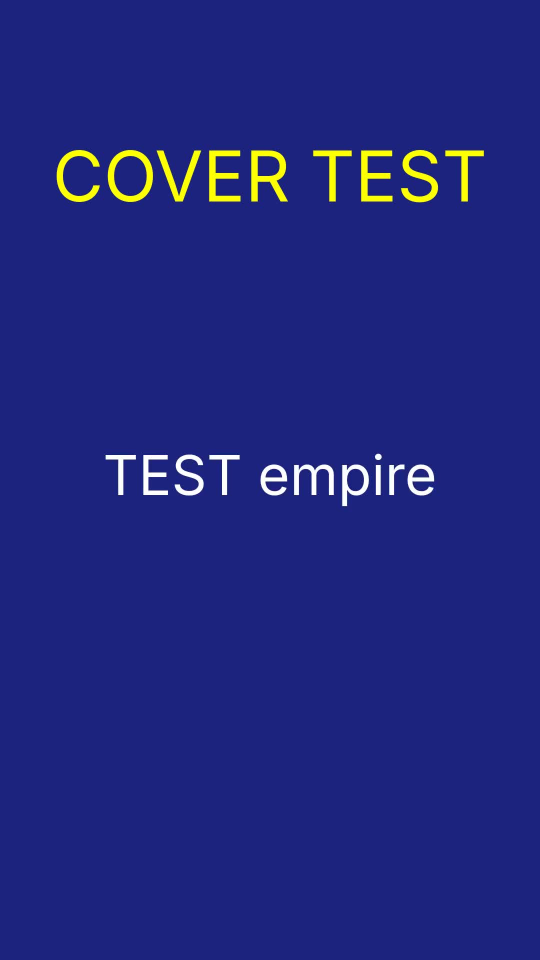
#> input picture videos/empire/2026-11-19_0500.jpg, 1080 x 1920 px (shown at 1/2 size)
$ python -i render_b.py   (imports and definitions only)
#> lines starting #> are read from the running program, lines starting #| are printed output that depends on the picture
import json, subprocess, numpy as np, sys
from PIL import Image, ImageDraw, ImageFont, ImageFilter, ImageEnhance
W,H,FPS=720,1280,30
F="/home/claude/oto-yukleme/assets/fonts/montserrat-latin-900.ttf"
BV=sys.argv[4] if len(sys.argv)>4 else '0.1'
# [1 line not run here, left out]
# [1 line that did not run here, left out]
import os
# [1 line not run here, left out]
# [1 line that did not run here, left out]
groups=[];cur=[]
_f=ImageFont.truetype(F,58)
# [6 lines not run here, left out]
gof={k:g for g in groups for k in g}
def prep(n):
#> called with n = '../videos/empire/2026-11-19_0500.jpg'
    im=ImageEnhance.Contrast(Image.open(n).convert('RGB')).enhance(1.12)
    s=max(W/im.width,H/im.height); bg=im.resize((int(im.width*s)+2,int(im.height*s)+2)).crop((0,0,W,H)).filter(ImageFilter.GaussianBlur(28))
#> after `s = max(W / im.width, H / im.height)`: s = 0.667
#> after `bg = im.resize((int(im.width * s) + 2, int(im.height * s) + 2)).crop((`:
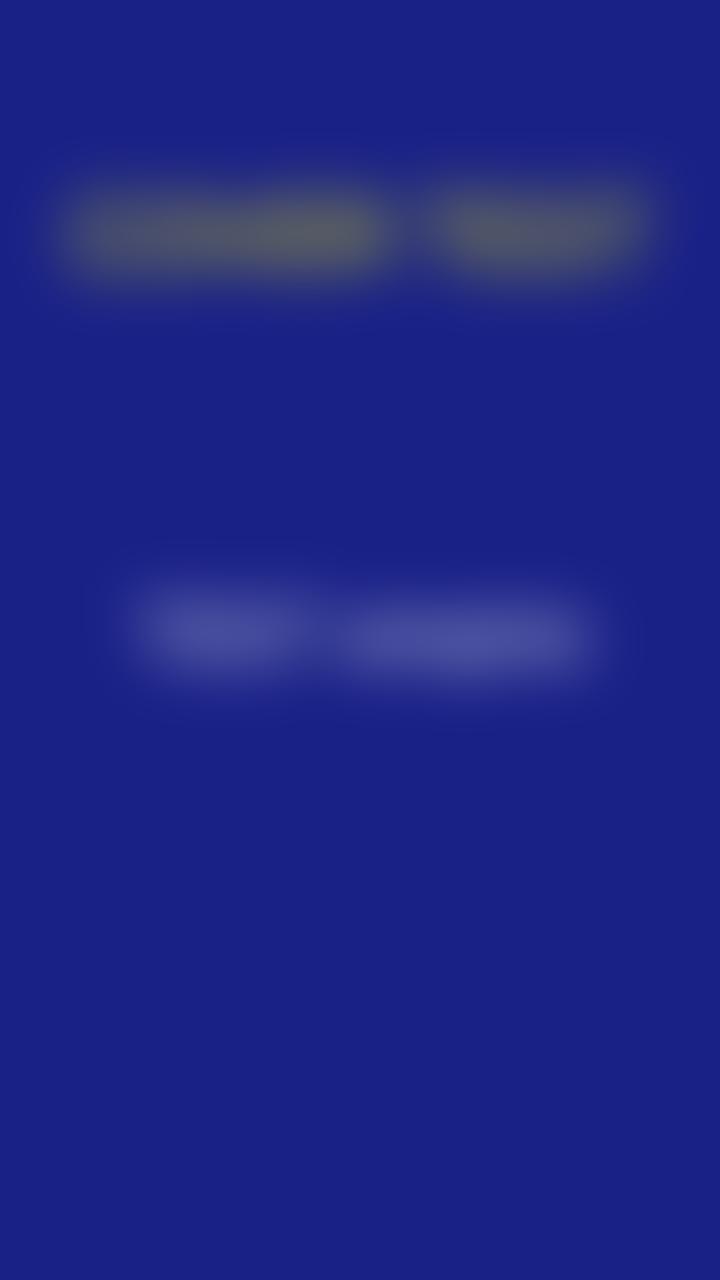
#> bg: PIL image 720x1280 RGB; mean R, G, B 29.5, 37.4, 134.1
    bg=ImageEnhance.Brightness(bg).enhance(0.45)
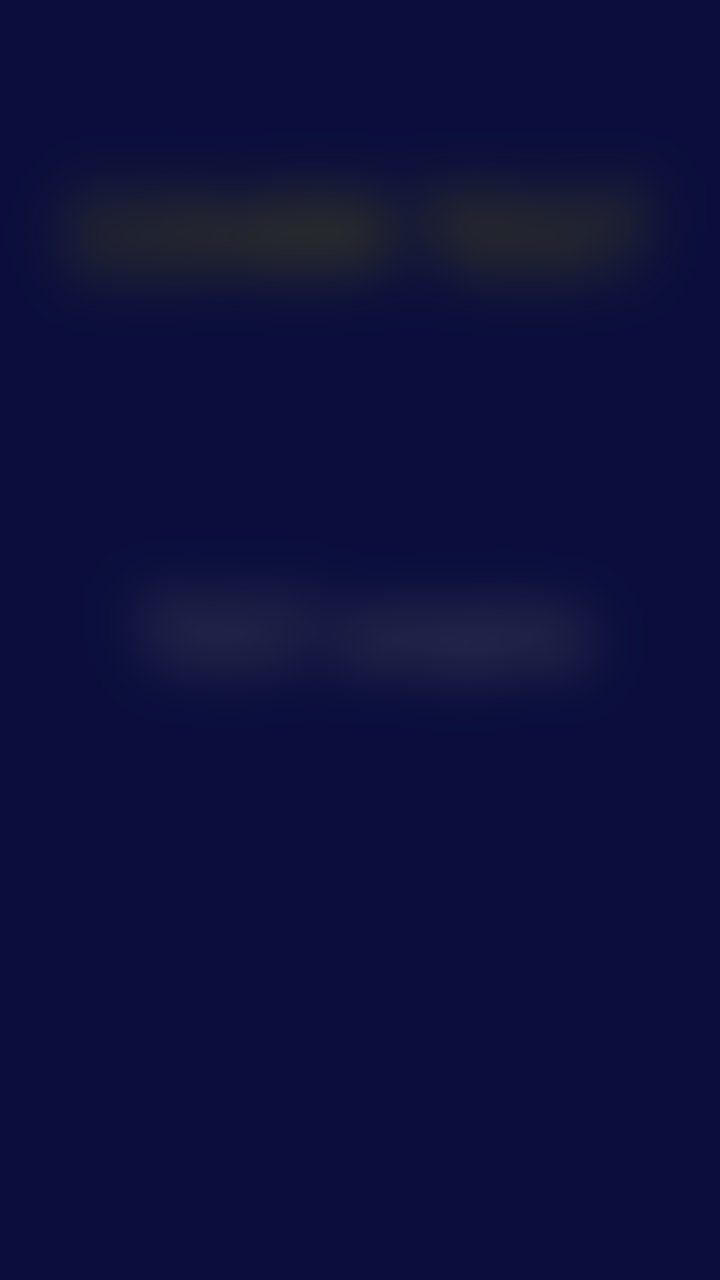
#> bg: PIL image 720x1280 RGB; mean R, G, B 13, 16.1, 59.7
    return im,bg
# [1 line that did not run here, left out]
fb=ImageFont.truetype(F,58); fl=ImageFont.truetype(F,34); rng=np.random.default_rng(1)
BOX_W=680; BOX_Y=250
def shot_img(name,a,b,t):
    im,bg=P[name]; p=(t-a)/max(b-a,0.1); z=1.0+0.08*p
    bh=int(BOX_W*min(im.height/im.width,0.9)); cw,ch=im.width/z,im.width/z*bh/BOX_W
    x0=(im.width-cw)/2; y0=max(0,min((im.height-ch)/2,im.height-ch))
    fg=im.transform((BOX_W,bh),Image.AFFINE,(cw/BOX_W,0,x0,0,ch/bh,y0),Image.BICUBIC)
    fr=bg.copy(); m=Image.new('L',(BOX_W,bh),0); ImageDraw.Draw(m).rounded_rectangle([0,0,BOX_W-1,bh-1],22,fill=255)
    sh=Image.new('L',(W,H),0); ImageDraw.Draw(sh).rounded_rectangle([(W-BOX_W)//2+6,BOX_Y+10,(W+BOX_W)//2+6,BOX_Y+bh+10],22,fill=160)
    fr.paste((0,0,0),(0,0),sh.filter(ImageFilter.GaussianBlur(12))); fr.paste(fg,((W-BOX_W)//2,BOX_Y),m)
    return fr,bh
def frame(t):
    i=max(k for k,s in enumerate(shots) if s[1]<=t); fr,bh=shot_img(*shots[i],t)
    if i>0 and t-shots[i][1]<0.4: fr=Image.blend(shot_img(*shots[i-1],t)[0],fr,(t-shots[i][1])/0.4)
    d=ImageDraw.Draw(fr)
    tw=d.textlength(label,font=fl); d.rounded_rectangle([W/2-tw/2-22,150,W/2+tw/2+22,206],14,fill=(200,20,20)); d.text((W/2,178),label,font=fl,fill='white',anchor='mm')
    idx=max([k for k,w in enumerate(words) if w[0]<=t+0.05] or [0]); g=gof[idx]; g0=g[0]; grp=[words[k] for k in g]
    if t<words[-1][1]+0.4:
        texts=[w[2].upper() for w in grp]; sp=16; ws=[d.textlength(x,font=fb) for x in texts]; x=(W-sum(ws)-sp*(len(ws)-1))/2; y=895
        for k,(tx,wd) in enumerate(zip(texts,ws)):
            d.text((x,y),tx,font=fb,fill=(255,77,77) if g0+k==idx else 'white',stroke_width=6,stroke_fill='black'); x+=wd+sp
    a=np.asarray(fr).astype(np.float32)+rng.normal(0,4,(H,W,1)); return Image.fromarray(np.clip(a,0,255).astype(np.uint8))
# [4 lines that did not run here, left out]
# [2 lines not run here, left out]

>>> result = prep('../videos/empire/2026-11-19_0500.jpg')

$ run again, on videos/empire/2026-11-20_0200.jpg
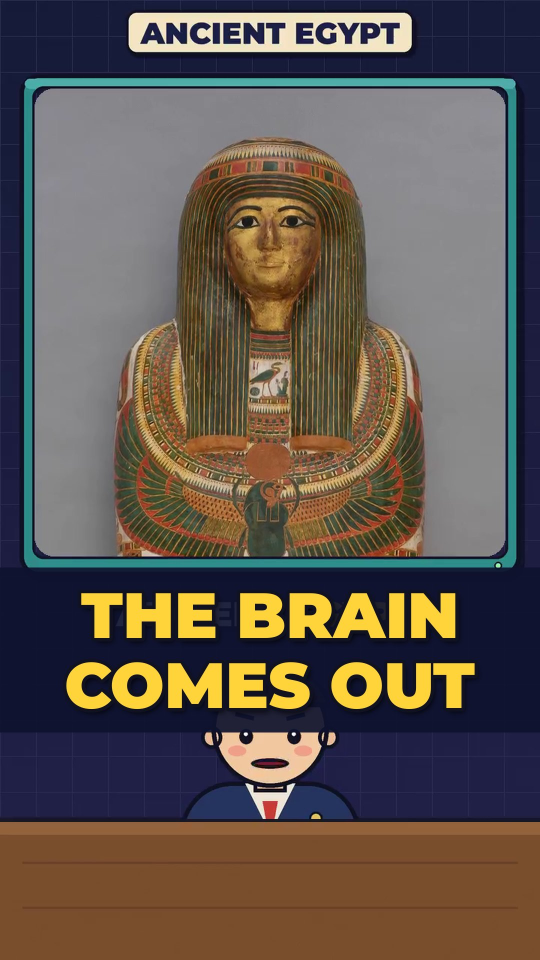
#> input picture videos/empire/2026-11-20_0200.jpg, 1080 x 1920 px (shown at 1/2 size)
#> in prep, `bg = im.resize((int(im.width * s) + 2, int(im.height * s) + 2)).crop((`:
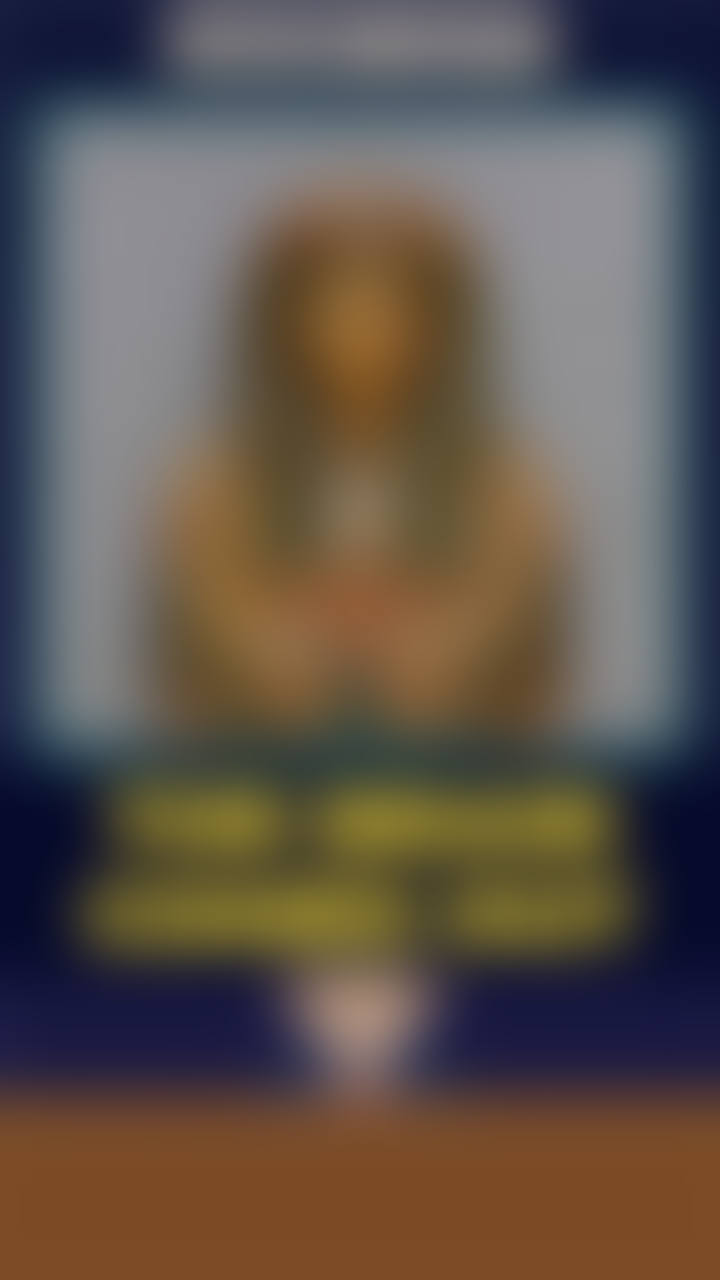
#> bg: PIL image 720x1280 RGB; mean R, G, B 96.2, 85.7, 77.3
#> in prep, `bg=ImageEnhance.Brightness(bg).enhance(0.45)`:
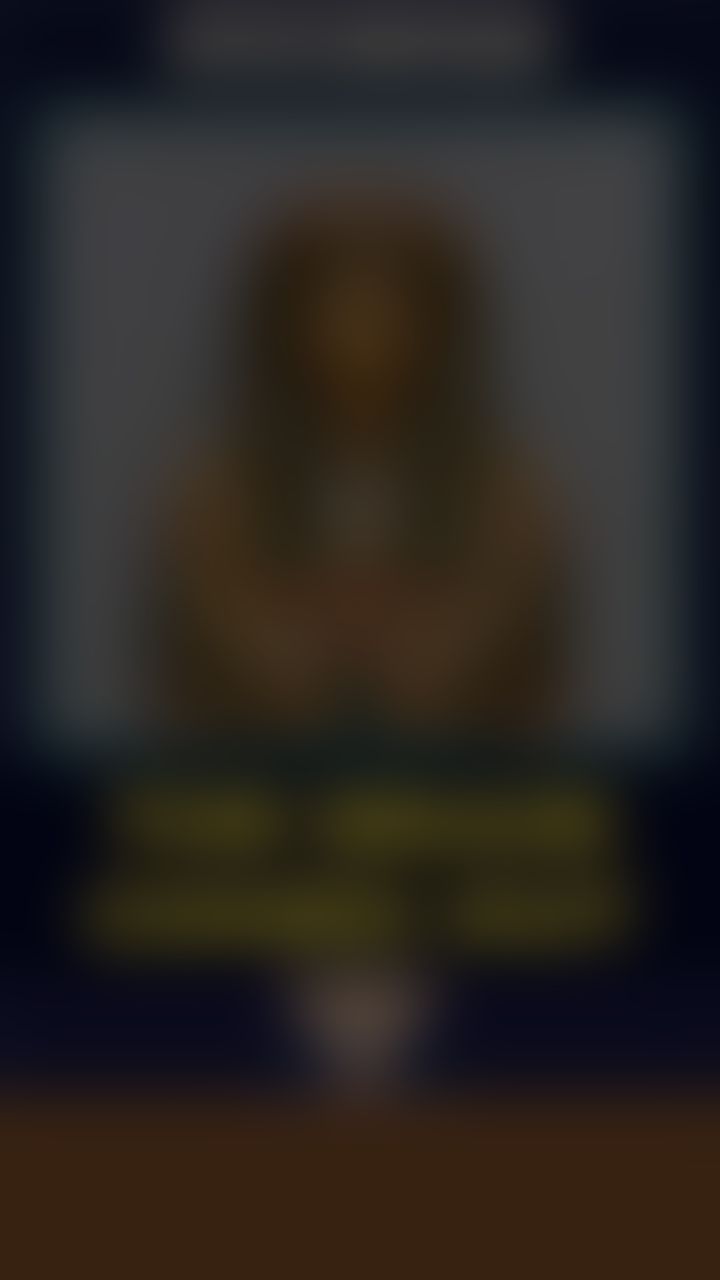
#> bg: PIL image 720x1280 RGB; mean R, G, B 42.8, 38.1, 34.3
